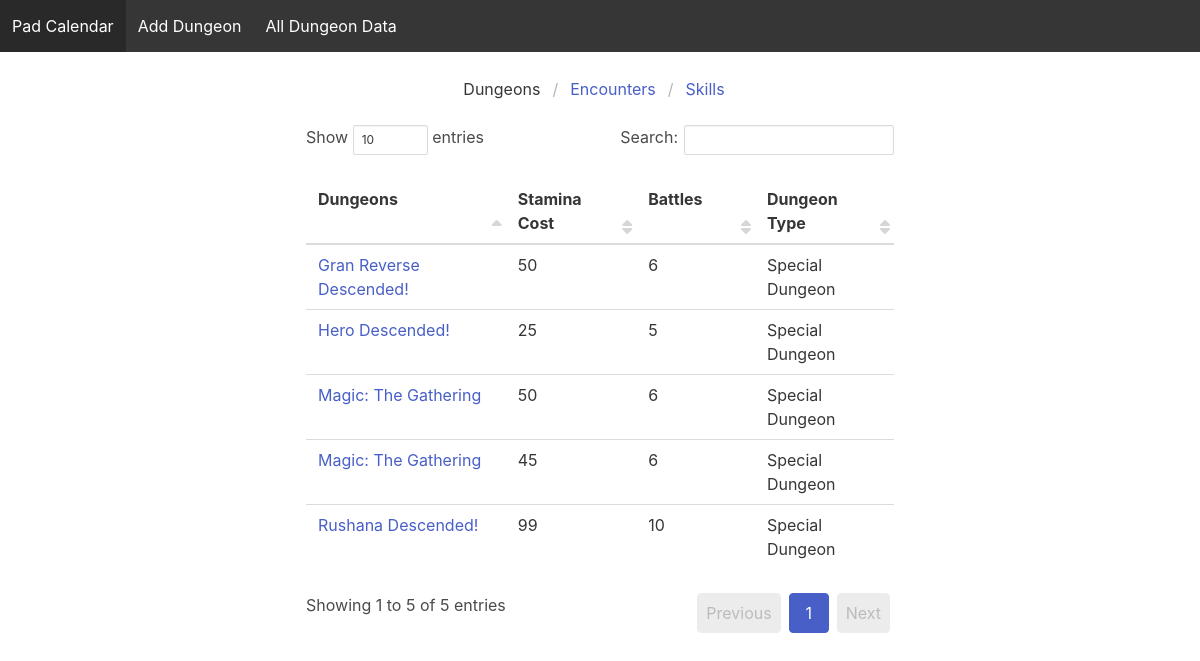
/all/dungeons, run on an earlier commit of the app's database.
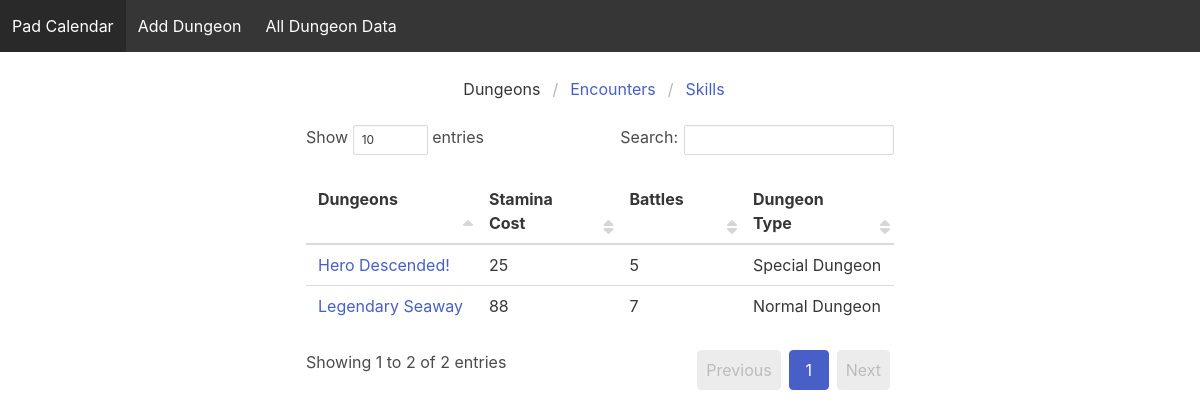
And on a later commit of the database.
### dungeon/models.py (models this page shows, shortened)
class Dungeon(models.Model):
    jpnTitle = models.CharField(default="", max_length=50)
    altTitle = models.CharField(default="", max_length=50)
    altTitle2 = models.CharField(default="", max_length=50)
    stamina = models.CharField(default="", max_length=10)
    battles = models.CharField(default="", max_length=10)
    dungeonType = models.CharField(default="", max_length=30)
    dungeonLink = models.TextField(default="")
    daily = models.BooleanField(default=False)
    monsters = models.ManyToManyField(Monster)
    repeat = models.CharField(default="", max_length=10)

### dungeon/views.py (the view)
# urls.py: path('all/dungeons', dv.allDungeons),
def allDungeons(request):
    dungeons = Dungeon.objects.order_by('altTitle').all()
    template = 'allDungeons.html'
    context = {'dungeons': dungeons}
    return render(request, template, context)

### templates/allDungeons.html (shortened to what this page needs)
{% extends 'home.html' %}
{% block content %}
    <nav class="breadcrumb is-centered" aria-label="breadcrumbs" style="margin-top: 25px;">
        <ul>
            <li class="is-active"><a href="/all/dungeons">Dungeons</a></li>
            <li><a href="/all/encounters">Encounters</a></li>
            <li><a href="/all/skills">Skills</a></li>
        </ul>
    </nav>
    <div class="columns is-centered is-fluid">
        <div class="column is-half">
            <table class="table is-fullwidth" id="myTable">
                <thead>
                <tr>
                    <th>Dungeons</th>
                    <th>Stamina Cost</th>
                    <th>Battles</th>
                    <th>Dungeon Type</th>
                </tr>
                </thead>
                <tbody>
                {% for dungeon in dungeons %}
                    <tr>
                        <td><a href="/dungeon/{{ dungeon.id }}"> {{ dungeon.altTitle }} </a></td>
                        <td> {{ dungeon.stamina }}</td>
                        <td> {{ dungeon.battles }}</td>
                        <td> {{ dungeon.dungeonType }}</td>
                    </tr>
                {% endfor %}
                </tbody>
            </table>
        </div>
    </div>
{% endblock %}

What changed in the data, as far as the page shows it:
removed Dungeon: altTitle "Gran Reverse Descended!", stamina "50", battles "6", dungeonType "Special Dungeon"
removed Dungeon: altTitle "Magic: The Gathering", stamina "50", battles "6", dungeonType "Special Dungeon"
removed Dungeon: altTitle "Magic: The Gathering", stamina "45", battles "6", dungeonType "Special Dungeon"
removed Dungeon: altTitle "Rushana Descended!", stamina "99", battles "10", dungeonType "Special Dungeon"
added Dungeon: altTitle "Legendary Seaway", stamina "88", battles "7", dungeonType "Normal Dungeon"
Also different on the page:
text written by a page script: "Show entries Search: Showing 1 to 5 of 5 entries Previous 1 Next" → "Show entries Search: Showing 1 to 2 of 2 entries Previous 1 Next"
